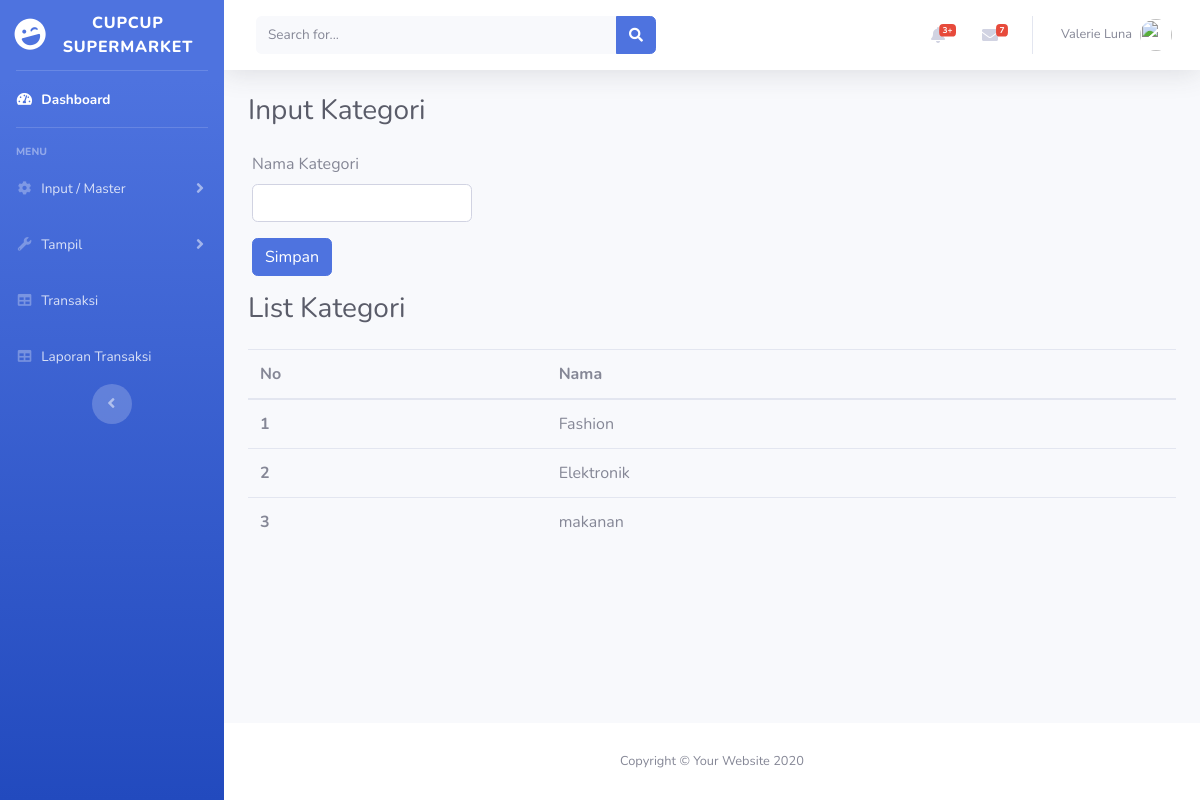
/input_kategori.php, run on the app's committed database.
### tables this page shows
CREATE TABLE `kategori` (
  `id_kategori` int(11) NOT NULL,
  `nama` varchar(100) NOT NULL
);

### input_kategori.php (the view, shortened to what this page needs)
<?php
include "koneksi.php";
?>
<!DOCTYPE html>
<html lang="en">
<head>
    <link href="vendor/fontawesome-free/css/all.min.css" rel="stylesheet" type="text/css">
    <link href="css/sb-admin-2.min.css" rel="stylesheet">
</head>
<body id="page-top">
    <div id="wrapper">
        <ul class="navbar-nav bg-gradient-primary sidebar sidebar-dark accordion" id="accordionSidebar">
            <a class="sidebar-brand d-flex align-items-center justify-content-center" href="index.html">
                <div class="sidebar-brand-icon rotate-n-15">
                    <i class="fas fa-laugh-wink"></i>
                </div>
                <div class="sidebar-brand-text mx-3">CUPCUP Supermarket</div>
            </a>
            <hr class="sidebar-divider my-0">
            <li class="nav-item active">
                <a class="nav-link" href="index.php">
                    <i class="fas fa-fw fa-tachometer-alt"></i>
                    <span>Dashboard</span></a>
            </li>
            <hr class="sidebar-divider">
            <div class="sidebar-heading">
                Menu
            </div>
            <li class="nav-item">
                <a class="nav-link collapsed" href="#" data-toggle="collapse" data-target="#collapseTwo" aria-expanded="true" aria-controls="collapseTwo">
                    <i class="fas fa-fw fa-cog"></i>
                    <span>Input / Master</span>
                </a>
            </li>
            <li class="nav-item">
                <a class="nav-link collapsed" href="#" data-toggle="collapse" data-target="#collapseUtilities" aria-expanded="true" aria-controls="collapseUtilities">
                    <i class="fas fa-fw fa-wrench"></i>
                    <span>Tampil</span>
                </a>
            </li>
            <li class="nav-item">
                <a class="nav-link" href="input_transaksi.php">
                    <i class="fas fa-fw fa-table"></i>
                    <span>Transaksi</span></a>
            </li>
            <li class="nav-item">
                <a class="nav-link" href="laporan_transaksi.php">
                    <i class="fas fa-fw fa-table"></i>
                    <span>Laporan Transaksi</span></a>
            </li>
            <div class="text-center d-none d-md-inline">
                <button class="rounded-circle border-0" id="sidebarToggle"></button>
            </div>
        </ul>
        <div id="content-wrapper" class="d-flex flex-column">
            <div id="content">
                <nav class="navbar navbar-expand navbar-light bg-white topbar mb-4 static-top shadow">
                    <form class="d-none d-sm-inline-block form-inline mr-auto ml-md-3 my-2 my-md-0 mw-100 navbar-search">
                        <div class="input-group">
                            <input type="text" class="form-control bg-light border-0 small" placeholder="Search for..." aria-label="Search" aria-describedby="basic-addon2">
                            <div class="input-group-append">
                                <button class="btn btn-primary" type="button">
                                    <i class="fas fa-search fa-sm"></i>
                                </button>
                            </div>
                        </div>
                    </form>
                    <ul class="navbar-nav ml-auto">
                        <li class="nav-item dropdown no-arrow mx-1">
                            <a class="nav-link dropdown-toggle" href="#" id="alertsDropdown" role="button" data-toggle="dropdown" aria-haspopup="true" aria-expanded="false">
                                <i class="fas fa-bell fa-fw"></i>
                                <span class="badge badge-danger badge-counter">3+</span>
                            </a>
                        </li>
                        <li class="nav-item dropdown no-arrow mx-1">
                            <a class="nav-link dropdown-toggle" href="#" id="messagesDropdown" role="button" data-toggle="dropdown" aria-haspopup="true" aria-expanded="false">
                                <i class="fas fa-envelope fa-fw"></i>
                                <span class="badge badge-danger badge-counter">7</span>
                            </a>
                        </li>
                        <li class="nav-item dropdown no-arrow">
                            <a class="nav-link dropdown-toggle" href="#" id="userDropdown" role="button" data-toggle="dropdown" aria-haspopup="true" aria-expanded="false">
                                <span class="mr-2 d-none d-lg-inline text-gray-600 small">Valerie Luna</span>
                                <img class="img-profile rounded-circle" src="https://source.unsplash.com/QAB-WJcbgJk/60x60">
                            </a>
                        </li>
                    </ul>
                </nav>
                <div class="container-fluid">
                    <div class="d-sm-flex align-items-center justify-content-between mb-4">
                        <h1 class="h3 mb-0 text-gray-800 text-center">Input Kategori</h1>
                    </div>
                    <div class="row ml-1">
                        <form method="POST" action="save_kategori.php">
                            <div class="form-group">
                                <label for="nama">Nama Kategori</label>
                                <input type="text" class="form-control" id="nama" name="nama">
                            </div>
                            <button type="submit" class="btn btn-primary">Simpan</button>
                        </form>
                    </div>
                    <div class="d-sm-flex align-items-center justify-content-between mt-3 mb-4">
                        <h1 class="h3 mb-0 text-gray-800 text-center">List Kategori</h1>
                    </div>
                    <table class="table">
                        <thead>
                            <tr>
                                <th scope="col">No</th>
                                <th scope="col">Nama</th>
                            </tr>
                        </thead>
                        <tbody>
                            <?php
                            $no = 1;
                            $sql = mysqli_query($koneksi, "select * from kategori");
                            while ($data = mysqli_fetch_array($sql)) {
                            ?>
                                <tr>
                                    <th scope="row"><?= $no++ ?></th>
                                    <td><?= $data['nama'] ?></td>
                                </tr>
                            <?php } ?>
                        </tbody>
                    </table>
                </div>
            </div>
            <footer class="sticky-footer bg-white">
                <div class="container my-auto">
                    <div class="copyright text-center my-auto">
                        <span>Copyright &copy; Your Website 2020</span>
                    </div>
                </div>
            </footer>
        </div>
    </div>
</body>
</html>

### data on the page
kategori: nama "Fashion"
kategori: nama "Elektronik"
kategori: nama "makanan"
